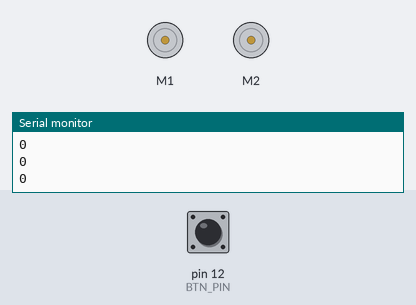
Recording of a sketch running on a simulated Arduino Uno, built with avr-gcc and run on an emulated ATmega328P. Parts: 2 × DC motor (green arrow = forward, orange = backward, longer = faster), the last lines printed to the serial monitor. Inputs (shaded band) come from the test bench; at power-on: pin 12 (BTN_PIN) LOW.

Above: at 1.2 s.
1.3 s: pin 12 (BTN_PIN) pulled HIGH for 0.15 s
At 3.6 s:
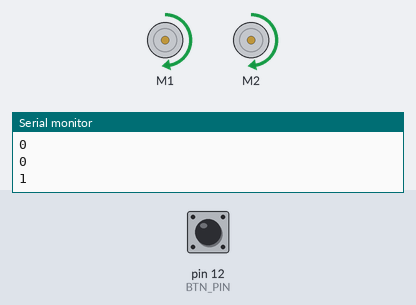
At 5.2 s:
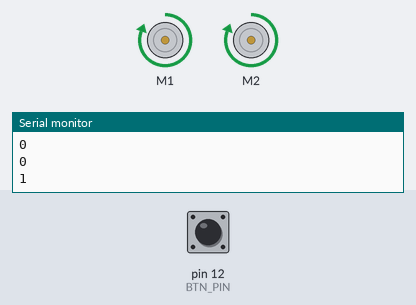
Timing chart, 0 to 13.4 s (numbered marks = the images above; inputs shaded):
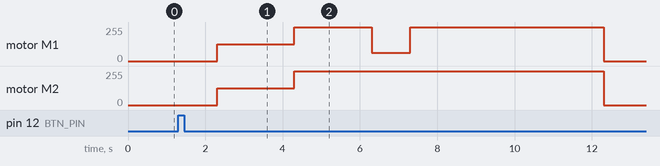

The sketch:

Motors.ino
```cpp
#include <DRV8835MotorShield.h>

/*
 * This example uses the DRV8835MotorShield library to drive each motor with the
 * Pololu DRV8835 Dual Motor Driver Shield for Arduino forward, then backward.
 * The yellow user LED is on when a motor is set to a positive speed and off when
 * a motor is set to a negative speed.

 Max speed: 400
 Min speed: 0

 */

#define BTN_PIN 12

int var = 0;

DRV8835MotorShield motors;

void setup()
{
  pinMode(BTN_PIN, INPUT);

  // uncomment one or both of the following lines if your motors' directions need to be flipped
  // motors.flipM1(true);
  // motors.flipM2(true);

  motors.setM1Speed(0);
  motors.setM2Speed(0);

  Serial.begin(9600);
}

void loop()
{
  // run M1 motor with positive speed
  var = digitalRead(BTN_PIN);
  Serial.println(var);

  if (var == HIGH)
  {
    delay(1000);

    motors.setM1Speed(200);
    motors.setM2Speed(200);

    delay(2000);

    motors.setM1Speed(400);
    motors.setM2Speed(400);

    delay(2000);


    motors.setM1Speed(100);
    motors.setM2Speed(400);

    delay(1000);


    motors.setM1Speed(400);
    motors.setM2Speed(400);

    delay(5000);

    motors.setM1Speed(0);
    motors.setM2Speed(0);

    delay(1000);
  }
  else
  {
    motors.setM1Speed(0);
    motors.setM2Speed(0);
  }
}
```

Measured:
- after the input at 1.3 s, motor M1: stopped → forward 127/255 after 1.0 s, → forward 255/255 2.0 s later, → forward 63/255 2.0 s later, → forward 255/255 1.0 s later, … (5 changes in this stretch); motor M2: stopped → forward 127/255 after 1.0 s, → forward 255/255 2.0 s later, → stopped 8.0 s later
